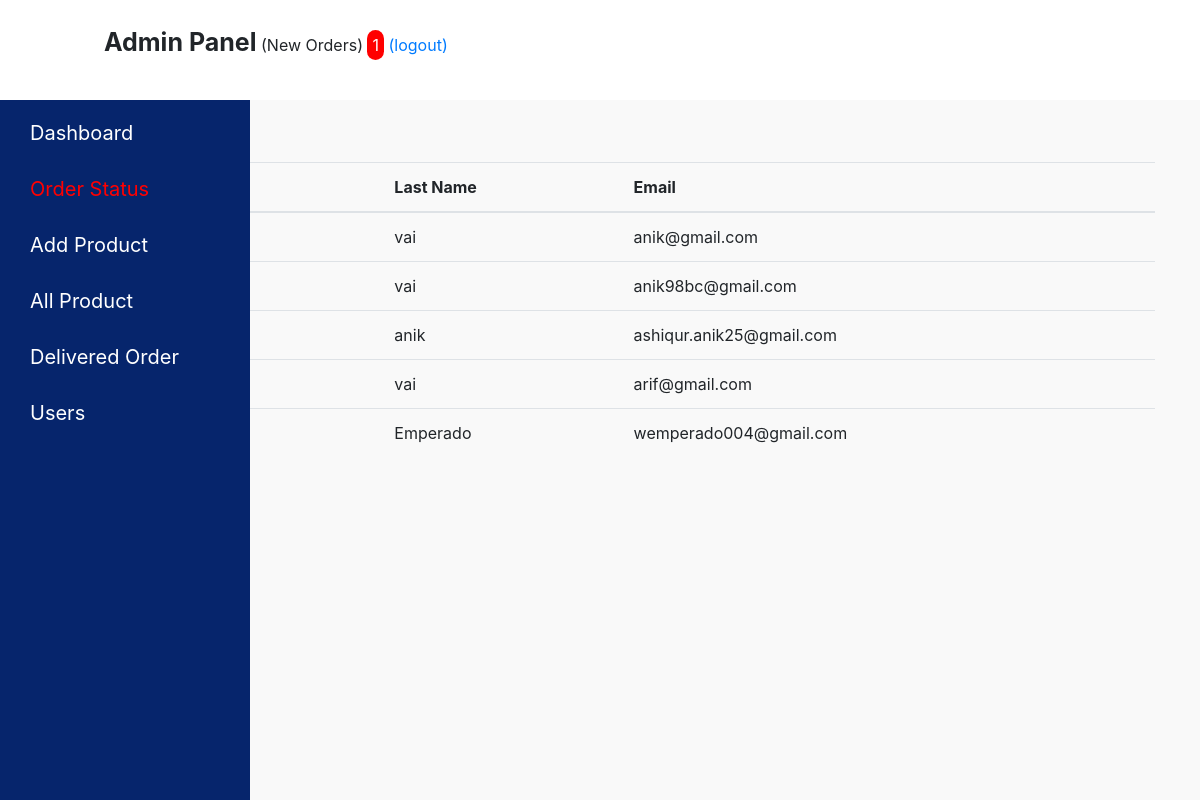
The page /admin/users.php (signed in) on the database as committed earlier.
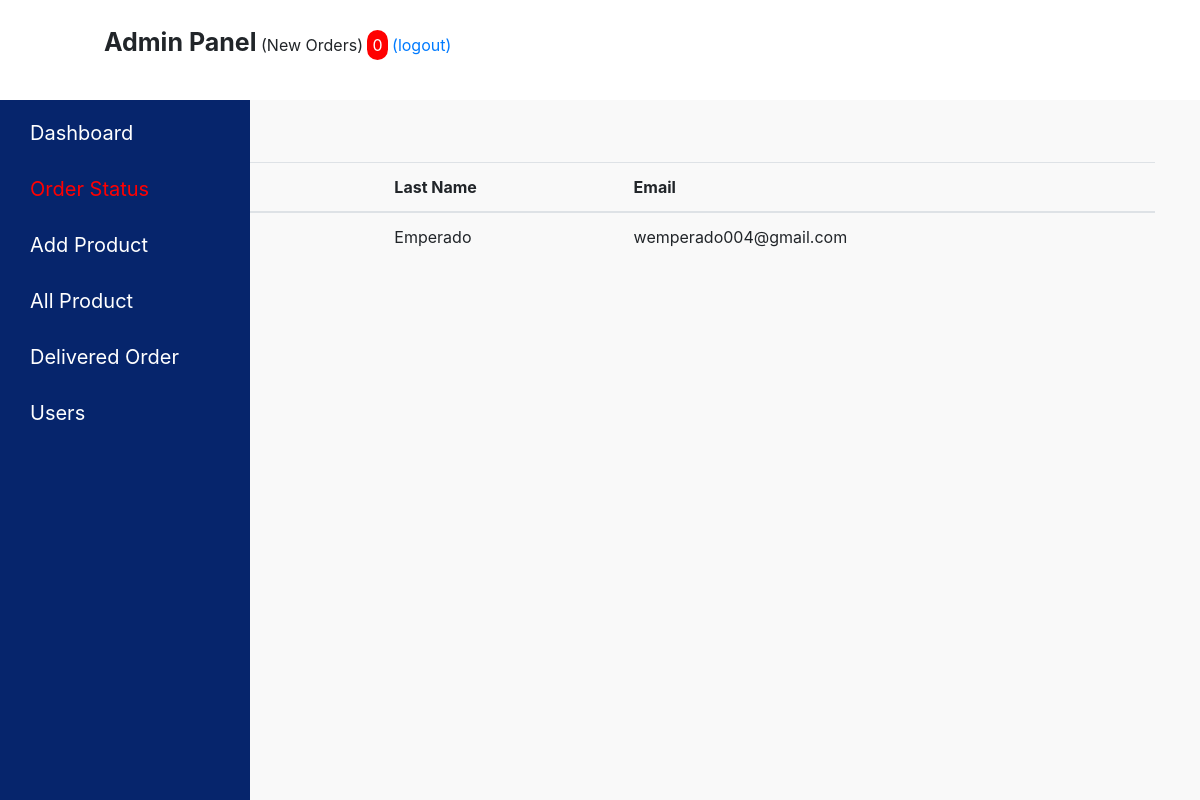
The same page on the database as committed later.
### tables this page shows
CREATE TABLE `users` (
  `id` int(100) NOT NULL,
  `f_name` varchar(100) NOT NULL,
  `l_name` varchar(100) NOT NULL,
  `email` varchar(100) NOT NULL,
  `phone` varchar(20) NOT NULL,
  `pass` varchar(255) NOT NULL,
  `zone` varchar(100) DEFAULT NULL,
  `street` varchar(150) NOT NULL,
  `barangay` varchar(100) DEFAULT NULL,
  `city` varchar(100) DEFAULT NULL,
  `province` varchar(100) DEFAULT NULL,
  `region` varchar(100) DEFAULT NULL
);

### admin/users.php (the view, shortened to what this page needs)
<?php
 include 'header.php';
 include 'lib/connection.php';
 $sql = "SELECT * FROM users";
 $result = $conn -> query ($sql);
?>
<!DOCTYPE html>
<html lang="en">
<head>
    <link rel="stylesheet" href="css/pending_orders.css">
</head>
<body>
<div class="container pendingbody">
  <h5>All Users</h5>
<table class="table">
  <thead>
    <tr>
      <th scope="col">Id</th>
      <th scope="col">First Name</th>
      <th scope="col">Last Name</th>
      <th scope="col">Email</th>
    </tr>
  </thead>
  <tbody>
  <?php
          if (mysqli_num_rows($result) > 0) {
            while($row = mysqli_fetch_assoc($result)) {
              ?>
    <tr>
      <td><?php echo $row["id"] ?></td>
      <td><?php echo $row["f_name"] ?></td>
      <td><?php echo $row["l_name"] ?></td>
      <td><?php echo $row["email"] ?></td>
    </tr>
    <?php
    }
        }
        else
            echo "0 results";
        ?>
  </tbody>
</table>
</div>
</body>
</html>

### admin/header.php (shortened to what this page needs)
<?php
include 'lib/connection.php';
$sql = "SELECT * FROM orders where status='pending'";
$result = $conn -> query ($sql);
?>
<!DOCTYPE html>
<html>
<head>
	<link
	  rel="stylesheet" href="../css/bootstrap.min.css"
	/>
	<link rel="stylesheet" href="css/style.css">
</head>
<body>
	<section class="header" id="header">
		<i class="fas fa-bars fixed" onclick="openside()"></i>
		<div class="line-fixed">Admin Panel</div>
		<?php
		$c=0;
		  if (mysqli_num_rows($result) > 0) {
			while($row = mysqli_fetch_assoc($result)) {
				$c=$c+1;
			}
		}
			  ?>
		<span>(New Orders)</span>
		<span style="    border-radius: 20px;
	background-color: red;
	color: white;
	padding: 5px;"><?php echo $c ;?></span>
		<a href="a_logout.php">(logout)</a>
	</section>
	<div class="sidenav" onmouseleave="closeside()" id="sidenav"  >
		<ul class="navbar-nav">
		   <li class="nav-item">
				<a class="nav-link d" href="home.php">Dashboard</a>
			</li>
			<li class="nav-item">
				<a class="nav-link po" href="pending_orders.php">Order Status</a>
			</li>
			<li class="nav-item">
				<a class="nav-link ap" href="add_product.php">Add Product</a>
			</li>
			<li class="nav-item">
				<a class="nav-link vp" href="all_product.php">All Product</a>
			</li>
			<li class="nav-item">
				<a class="nav-link ao" href="all_orders.php">Delivered Order</a>
			</li>
			<li class="nav-item">
				<a class="nav-link u" href="users.php">Users</a>
			</li>
		</ul>
	</div>
</body>
</html>

### admin/css/style.css (style rules this page uses)
body { background-color: #f9f9f9; }
.header { width: 100%; height: 100px; background-color: white; transition: 0.3s; }
.sidenav { height: 100%; width: 250px; background-color: #06256c; position: fixed; z-index: 1; left: 0; overflow: hidden; transition: 0.3s; }
.sidenav ul li { padding-top: 10px; padding-left: 30px; font-size: 20px; }
.sidenav ul li a { color: white; }
.fixed { padding: 30px; font-size: 25px; }
i { cursor: pointer; margin-right: 10px; }
.line-fixed { display: inline; padding-left: 10px; font-weight: 700; font-size: 25px !important; }

### admin/css/pending_orders.css (style rules this page uses)
.po { color: red !important; }
.pendingbody { padding-top: 30px; }

Rows that differ between the two databases and show on the page:
removed users: l_name "vai", email "anik@gmail.com"
removed users: l_name "vai", email "anik98bc@gmail.com"
removed users: l_name "anik", email "ashiqur.anik25@gmail.com"
removed users: l_name "vai", email "arif@gmail.com"
Other text that changed with them:
$c: "1" → "0"
